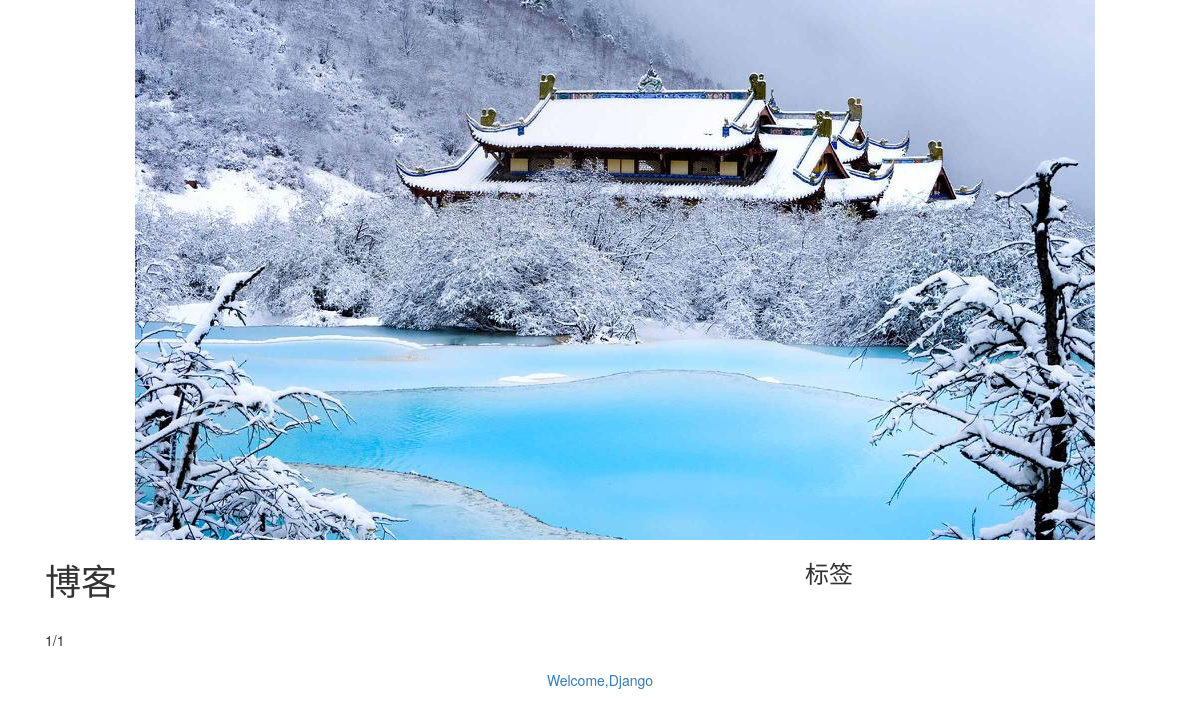
The page /blog/ on the database as committed earlier.
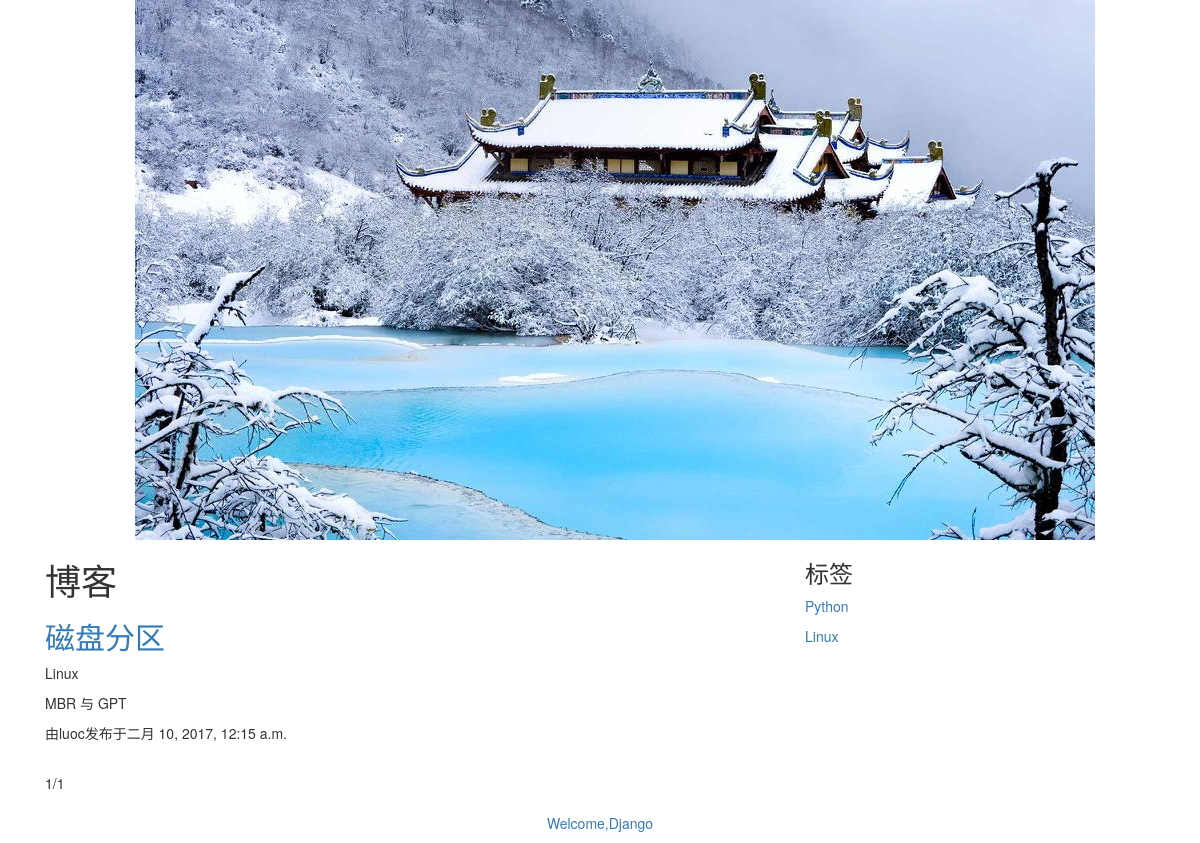
The same page on the database as committed later.
### blog/models.py (models this page shows, shortened)
class ArticlePost(models.Model):
	title = models.CharField(max_length=200)
	slug = models.CharField(max_length=200)
	author = models.ForeignKey(User, related_name='article')
	body = models.TextField()
	created = models.DateTimeField(auto_now_add=True)
	updated = models.DateTimeField(auto_now=True)
	published = models.DateTimeField(default=timezone.now)
	status = models.CharField(max_length=10, choices=(('draft', '草稿'), ('published','发布')), default='draft')
	article_tag = models.ManyToManyField(ArticleTag, related_name='article_tag', blank=True)
	def get_absolute_url(self):
		return reverse('blog:article_detail', args=[self.id])
	class Meta:
		ordering = ('-published',)

class ArticleTag(models.Model):
	tag = models.CharField(max_length=500)
	def __str__(self):
		return self.tag

### blog/views.py (the view)
# urls.py: url(r'^tag/(?P<tag_name>\w+)$', views.index, name='tag'),
def index(request, tag_name=None):
	post = ArticlePost.objects.filter(status='published')
	tags =  ArticleTag.objects.values_list('tag', flat=True)
	if tag_name:
		post = post.filter(article_tag__tag=tag_name)
	paginator = Paginator(post, 15)  #每页15个标题
	page = request.GET.get('page')
	try:
		current_page = paginator.page(page)
		post = current_page.object_list
	except PageNotAnInteger:
		current_page = paginator.page(1)
		post = current_page.object_list
	except EmptyPage:
		current_page = paginator.page(paginator.num_pages)
		post = current_page.object_list
	return render(request, 'blog/list.html', {'posts': post, 'page':current_page, 'tags':tags})

### blog/templates/blog/list.html (shortened to what this page needs)
{% extends "./base.html"%}
{% load static %}
{% block content %}
<div class='container'>
  <img src="{% static 'images/header.jpg' %}" class='img-responsive center-block'>
</div>
<article class='col-xs-12 col-md-8'>
<h1>博客</h1>
  {% for post in posts %}
  <h2><a href="{{ post.get_absolute_url }}">{{ post.title }}</a></h2>
  <p>{{ post.article_tag.all | join:"," }}<p>
  <p>{{ post.slug }}</p>
  <p>由{{ post.author }}发布于{{ post.published }} </p>
  {% endfor %}
  {% include 'blog/pagination.html' %}
</article>
<aside class="col-xs-6 col-md-4">
  <h3>标签</h3>
  {% for i in  tags %}
  <p><a href="{% url 'blog:tag' i %}">{{ i }}</a></p>
  {% endfor %}
{% endblock %}

### blog/templates/blog/base.html (shortened to what this page needs)
{% load staticfiles %}
<!DOCTYPE html>
<html lang="zh-CN">
  <head>
    <link href="{% static 'css/bootstrap.css' %}" rel="stylesheet" type="text/css">
  </head>
  <body>
    <div class="container">
      {% block content %}
      {% endblock %}
    </div>
    <div class="container">
      <p class="text-center"><a href="https://docs.djangoproject.com/en/1.10/">Welcome,Django</a></p>
    </div>
  </body>
</html>

### blog/templates/blog/pagination.html (shortened to what this page needs)
<div class='pagination'>
  <span class='step-links'>
	<span class="current">
	   {{page.number}}/{{page.paginator.num_pages}}
	</span>
  </span>
</div>

Rows that differ between the two databases and show on the page:
added ArticlePost: title "磁盘分区", article_tag.all "Linux", slug "MBR 与 GPT", author "luoc", published "二月 10, 2017, 12:15 a.m."
Other text that changed with them:
new list line: "Python"
new list line: "Linux"
